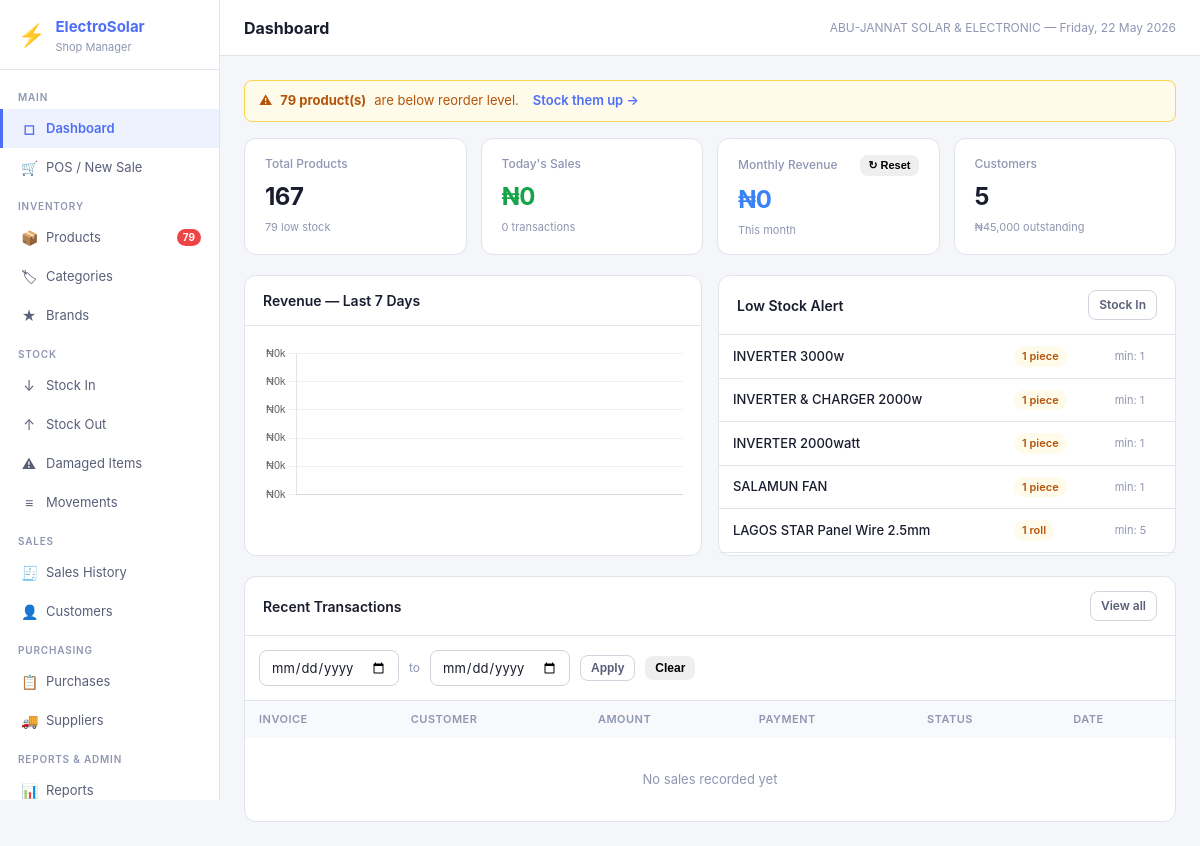
The app's page /dashboard (signed in) with its own data.
### tables this page shows
CREATE TABLE settings (
            key TEXT PRIMARY KEY,
            value TEXT
        );

CREATE TABLE products (
            id INTEGER PRIMARY KEY AUTOINCREMENT,
            name TEXT NOT NULL,
            sku TEXT UNIQUE NOT NULL,
            category_id INTEGER REFERENCES categories(id),
            brand_id INTEGER REFERENCES brands(id),
            model_number TEXT,
            wattage REAL,
            voltage REAL,
            amperage REAL,
            capacity TEXT,
            warranty TEXT,
            cost_price REAL NOT NULL DEFAULT 0,
            selling_price REAL NOT NULL DEFAULT 0,
            quantity INTEGER NOT NULL DEFAULT 0,
            reorder_level INTEGER NOT NULL DEFAULT 5,
            unit TEXT NOT NULL DEFAULT 'piece',
            description TEXT,
            is_active INTEGER NOT NULL DEFAULT 1,
            created_at TEXT NOT NULL DEFAULT (datetime('now')),
            updated_at TEXT NOT NULL DEFAULT (datetime('now'))
        );

### app.py (the view)
@app.route('/dashboard')
@login_required
def dashboard():
    today = date.today().isoformat()
    month_start = today[:7] + '-01'
    stats = {
        'total_products':     query("SELECT COUNT(*) c FROM products WHERE is_active=1", one=True)['c'],
        'low_stock_count':    query("SELECT COUNT(*) c FROM products WHERE is_active=1 AND quantity<=reorder_level", one=True)['c'],
        'today_sales':        query("SELECT COALESCE(SUM(total),0) c FROM sales WHERE date(created_at)=?", (today,), one=True)['c'],
        'today_transactions': query("SELECT COUNT(*) c FROM sales WHERE date(created_at)=?", (today,), one=True)['c'],
        'month_sales':        query("SELECT COALESCE(SUM(total),0) c FROM sales WHERE date(created_at)>=?", (month_start,), one=True)['c'],
        'total_customers':    query("SELECT COUNT(*) c FROM customers", one=True)['c'],
        'credit_outstanding': query("SELECT COALESCE(SUM(credit_balance),0) c FROM customers", one=True)['c'],
    }
    recent_sales = query("""SELECT s.*, COALESCE(c.name,'Walk-in') customer_name
        FROM sales s LEFT JOIN customers c ON s.customer_id=c.id
        ORDER BY s.created_at DESC LIMIT 8""")
    low_stock = query("""SELECT p.*, c.name category_name FROM products p
        LEFT JOIN categories c ON p.category_id=c.id
        WHERE p.is_active=1 AND p.quantity<=p.reorder_level ORDER BY p.quantity LIMIT 8""")
    chart = query("""SELECT date(created_at) day, COUNT(*) tx, COALESCE(SUM(total),0) rev
        FROM sales WHERE date(created_at) >= date('now','-6 days')
        GROUP BY date(created_at) ORDER BY day""")
    return render_template('dashboard.html', stats=stats, recent_sales=recent_sales,
                           low_stock=low_stock, chart=rows_to_list(chart))

### app.py (called while the page is built)
def get_db():
    if 'db' not in g:
        g.db = sqlite3.connect(DB_PATH)
        g.db.row_factory = sqlite3.Row
        g.db.execute("PRAGMA foreign_keys = ON")
        g.db.execute("PRAGMA journal_mode = WAL")
    return g.db

def query(sql, args=(), one=False):
    cur = get_db().execute(sql, args)
    rv = cur.fetchall()
    return (rv[0] if rv else None) if one else rv

def rows_to_list(rows):
    return [dict(r) for r in rows]

def login_required(f):
    @wraps(f)
    def decorated(*args, **kwargs):
        if 'user_id' not in session:
            return redirect(url_for('login'))
        return f(*args, **kwargs)
    return decorated

def current_user():
    return {'id': session.get('user_id'), 'username': session.get('username'),
            'full_name': session.get('full_name'), 'role': session.get('role')}

def get_settings():
    rows = query("SELECT key, value FROM settings")
    return {r['key']: r['value'] for r in rows}

@app.context_processor
def inject_globals():
    s = get_settings() if 'user_id' in session else {}
    low_stock = 0
    if 'user_id' in session:
        r = query("SELECT COUNT(*) as c FROM products WHERE is_active=1 AND quantity <= reorder_level", one=True)
        low_stock = r['c'] if r else 0
    return dict(settings=s, current_user=current_user(), low_stock_count=low_stock,
                now=datetime.now())

### templates/dashboard.html (shortened to what this page needs)
{% extends 'base.html' %}
{% block page_title %}Dashboard{% endblock %}
{% block content %}
{% set cur = settings.get('currency','₦') %}
{% if stats.low_stock_count > 0 %}
<div class="alert alert-warning">
  ⚠ <strong>{{ stats.low_stock_count }} product(s)</strong> are below reorder level.
  <a href="{{ url_for('stock_in') }}" style="font-weight:600;margin-left:6px;">Stock them up →</a>
</div>
{% endif %}
<div class="stat-grid" style="margin-bottom:20px;">
  <div class="stat-card">
    <div class="label">Total Products</div>
    <div class="value">{{ stats.total_products }}</div>
    <div class="sub">{{ stats.low_stock_count }} low stock</div>
  </div>
  <div class="stat-card">
    <div class="label">Today's Sales</div>
    <div class="value" style="color:var(--success-text);">{{ cur }}{{ '{:,.0f}'.format(stats.today_sales) }}</div>
    <div class="sub">{{ stats.today_transactions }} transactions</div>
  </div>
  <div class="stat-card">
    <div class="label" style="display:flex;justify-content:space-between;align-items:center;">
      <span>Monthly Revenue</span>
      {% if current_user.role == 'admin' %}
      <button class="btn btn-sm btn-ghost" onclick="resetMonthlyData()" title="Clear monthly data" style="font-size:11px;padding:4px 8px;">↻ Reset</button>
      {% endif %}
    </div>
    <div class="value" style="color:var(--info);">{{ cur }}{{ '{:,.0f}'.format(stats.month_sales) }}</div>
    <div class="sub">This month</div>
  </div>
  <div class="stat-card">
    <div class="label">Customers</div>
    <div class="value">{{ stats.total_customers }}</div>
    <div class="sub">{{ cur }}{{ '{:,.0f}'.format(stats.credit_outstanding) }} outstanding</div>
  </div>
</div>
<div style="display:grid;grid-template-columns:1fr 1fr;gap:16px;margin-bottom:20px;">
  <div class="card">
    <div class="card-header"><h3>Revenue — Last 7 Days</h3></div>
    <div class="card-body">
      <canvas id="salesChart" height="160"></canvas>
    </div>
  </div>
  <div class="card">
    <div class="card-header">
      <h3>Low Stock Alert</h3>
      <a href="{{ url_for('stock_in') }}" class="btn btn-sm btn-secondary">Stock In</a>
    </div>
    <div style="overflow-y:auto;max-height:220px;">
      {% if low_stock %}
      <table>
        <tbody>
          {% for p in low_stock %}
          <tr>
            <td style="padding-left:14px;font-weight:500;">{{ p.name }}</td>
            <td><span class="badge {% if p.quantity == 0 %}badge-danger{% else %}badge-warning{% endif %}">{{ p.quantity }} {{ p.unit }}</span></td>
            <td style="padding-right:14px;color:var(--text3);font-size:11px;">min: {{ p.reorder_level }}</td>
          </tr>
          {% endfor %}
        </tbody>
      </table>
      {% else %}
      <div class="empty-state" style="padding:24px;"><p>All stock levels are healthy ✓</p></div>
      {% endif %}
    </div>
  </div>
</div>
<div class="card">
  <div class="card-header">
    <h3>Recent Transactions</h3>
    <a href="{{ url_for('sales') }}" class="btn btn-sm btn-secondary">View all</a>
  </div>
  <div style="padding:14px;border-bottom:1px solid var(--border);display:flex;gap:10px;align-items:center;flex-wrap:wrap;background:var(--bg2);">
    <input type="date" id="txnFromDate" placeholder="From date" style="width:140px;">
    <span style="color:var(--text3);font-size:12px;">to</span>
    <input type="date" id="txnToDate" placeholder="To date" style="width:140px;">
    <button class="btn btn-sm btn-secondary" onclick="filterTransactions()">Apply</button>
    <button class="btn btn-sm btn-ghost" onclick="clearTransactionFilter()">Clear</button>
  </div>
  <div class="table-wrap">
    <table id="txnTable">
      <thead><tr><th>Invoice</th><th>Customer</th><th>Amount</th><th>Payment</th><th>Status</th><th>Date</th></tr></thead>
      <tbody id="txnBody">
        {% if recent_sales %}
          {% for s in recent_sales %}
          <tr data-date="{{ s.created_at[:10] }}">
            <td class="td-mono"><a href="{{ url_for('sale_detail', sid=s.id) }}">{{ s.invoice_no }}</a></td>
            <td>{{ s.customer_name }}</td>
            <td style="font-weight:600;">{{ cur }}{{ '{:,.0f}'.format(s.total) }}</td>
            <td style="text-transform:capitalize;">{{ s.payment_method.replace('_',' ') }}</td>
            <td><span class="badge badge-{% if s.status=='paid' %}success{% elif s.status=='credit' %}warning{% else %}info{% endif %}">{{ s.status }}</span></td>
            <td class="text-muted">{{ s.created_at[:10] }}</td>
          </tr>
          {% endfor %}
        {% else %}
          <tr><td colspan="6" style="text-align:center;padding:32px;color:var(--text3);">No sales recorded yet</td></tr>
        {% endif %}
      </tbody>
    </table>
  </div>
</div>
{% endblock %}
{% block scripts %}
<script>
const chartData = {{ chart | tojson }};
const labels = chartData.map(d => d.day ? d.day.slice(5) : '');
const revenue = chartData.map(d => d.rev || 0);
new Chart(document.getElementById('salesChart'), {
  type: 'bar',
  data: {
    labels,
    datasets: [{ label: 'Revenue', data: revenue, backgroundColor: '#4f6ef7',
      borderRadius: 4, borderSkipped: false }]
  },
  options: {
    responsive: true, maintainAspectRatio: false,
    plugins: { legend: { display: false } },
    scales: {
      x: { grid: { display: false }, ticks: { font: { size: 11 } } },
      y: { grid: { color: '#f0f0f0' }, ticks: { font: { size: 11 },
            callback: v => '₦' + (v/1000).toFixed(0) + 'k' } }
    }
  }
});
function filterTransactions() {
  const fromDate = document.getElementById('txnFromDate').value;
  const toDate = document.getElementById('txnToDate').value;
  if (!fromDate || !toDate) {
    alert('Please select both dates');
    return;
  }
  document.querySelectorAll('#txnBody tr').forEach(row => {
    const rowDate = row.dataset.date;
    row.style.display = (rowDate >= fromDate && rowDate <= toDate) ? '' : 'none';
  });
}
function clearTransactionFilter() {
  document.getElementById('txnFromDate').value = '';
  document.getElementById('txnToDate').value = '';
  document.querySelectorAll('#txnBody tr').forEach(row => {
    row.style.display = 'table-row';
  });
}
function resetMonthlyData() {
  if (!confirm('This will delete all sales from this month. This action cannot be undone. Are you sure?')) {
    return;
  }
  fetch('{{ url_for("reset_monthly_sales") }}', {
    method: 'POST'
  })
  .then(r => r.json())
  .then(result => {
    if (result.success) {
      alert('Monthly sales data cleared. Refreshing...');
      location.reload();
    } else {
      alert('Error: ' + result.message);
    }
  })
  .catch(e => alert('Error: ' + e));
}
</script>
{% endblock %}

### templates/base.html (shortened to what this page needs)
<!DOCTYPE html>
<html lang="en">
<head>
<link rel="stylesheet" href="{{ url_for('static', filename='css/style.css') }}">
</head>
<body>
<div class="app-shell">
  <aside class="sidebar">
    <div class="sidebar-logo">
      <div class="logo-icon">⚡</div>
      <div>
        <h1>ElectroSolar</h1>
        <p>Shop Manager</p>
      </div>
    </div>
    <nav class="sidebar-nav">
      <div class="nav-section">Main</div>
      <a href="{{ url_for('dashboard') }}" class="nav-item {% if request.endpoint=='dashboard' %}active{% endif %}">
        <span class="nav-icon">◻</span> Dashboard
      </a>
      <a href="{{ url_for('pos') }}" class="nav-item {% if request.endpoint=='pos' %}active{% endif %}">
        <span class="nav-icon">🛒</span> POS / New Sale
      </a>
      <div class="nav-section">Inventory</div>
      <a href="{{ url_for('products') }}" class="nav-item {% if request.endpoint=='products' %}active{% endif %}">
        <span class="nav-icon">📦</span> Products
        {% if low_stock_count > 0 %}<span class="nav-badge">{{ low_stock_count }}</span>{% endif %}
      </a>
      <a href="{{ url_for('categories') }}" class="nav-item {% if request.endpoint=='categories' %}active{% endif %}">
        <span class="nav-icon">🏷</span> Categories
      </a>
      <a href="{{ url_for('brands') }}" class="nav-item {% if request.endpoint=='brands' %}active{% endif %}">
        <span class="nav-icon">★</span> Brands
      </a>
      <div class="nav-section">Stock</div>
      <a href="{{ url_for('stock_in') }}" class="nav-item {% if request.endpoint=='stock_in' %}active{% endif %}">
        <span class="nav-icon">↓</span> Stock In
      </a>
      <a href="{{ url_for('stock_out') }}" class="nav-item {% if request.endpoint=='stock_out' %}active{% endif %}">
        <span class="nav-icon">↑</span> Stock Out
      </a>
      <a href="{{ url_for('stock_damaged') }}" class="nav-item {% if request.endpoint=='stock_damaged' %}active{% endif %}">
        <span class="nav-icon">⚠</span> Damaged Items
      </a>
      <a href="{{ url_for('stock_movements') }}" class="nav-item {% if request.endpoint=='stock_movements' %}active{% endif %}">
        <span class="nav-icon">≡</span> Movements
      </a>
      <div class="nav-section">Sales</div>
      <a href="{{ url_for('sales') }}" class="nav-item {% if request.endpoint in ['sales','sale_detail'] %}active{% endif %}">
        <span class="nav-icon">🧾</span> Sales History
      </a>
      <a href="{{ url_for('customers') }}" class="nav-item {% if request.endpoint in ['customers','customer_history'] %}active{% endif %}">
        <span class="nav-icon">👤</span> Customers
      </a>
      <div class="nav-section">Purchasing</div>
      <a href="{{ url_for('purchases') }}" class="nav-item {% if request.endpoint in ['purchases','purchase_detail'] %}active{% endif %}">
        <span class="nav-icon">📋</span> Purchases
      </a>
      <a href="{{ url_for('suppliers') }}" class="nav-item {% if request.endpoint=='suppliers' %}active{% endif %}">
        <span class="nav-icon">🚚</span> Suppliers
      </a>
      <div class="nav-section">Reports & Admin</div>
      <a href="{{ url_for('reports') }}" class="nav-item {% if request.endpoint=='reports' %}active{% endif %}">
        <span class="nav-icon">📊</span> Reports
      </a>
    </nav>
  </aside>
  <div class="main-area">
    <header class="topbar">
      <h2>{% block page_title %}{% endblock %}</h2>
      <span class="topbar-meta">{{ settings.get('shop_name','ElectroSolar') }} — {{ now.strftime('%A, %d %B %Y') }}</span>
    </header>
    <main class="page-content">
      {% block content %}{% endblock %}
    </main>
  </div>
</div>
{% block scripts %}{% endblock %}
</body>
</html>

### records on screen
settings: get "ABU-JANNAT SOLAR & ELECTRONIC"
products: name "INVERTER 3000w", quantity "1", unit "piece", reorder_level "1"
products: name "INVERTER & CHARGER 2000w", quantity "1", unit "piece", reorder_level "1"
products: name "INVERTER 2000watt", quantity "1", unit "piece", reorder_level "1"
products: name "SALAMUN FAN", quantity "1", unit "piece", reorder_level "1"
products: name "LAGOS STAR Panel Wire 2.5mm", quantity "1", unit "roll", reorder_level "5"

### other values on screen
{{ low_stock_count }} "79"
{{ stats.low_stock_count }} "79"
{{ stats.total_products }} "167"
{{ cur }} "₦"
{{ '{:,.0f}'.format(stats.today_sales) }} "0"
{{ stats.today_transactions }} "0"
{{ '{:,.0f}'.format(stats.month_sales) }} "0"
{{ stats.total_customers }} "5"
{{ '{:,.0f}'.format(stats.credit_outstanding) }} "45,000"
